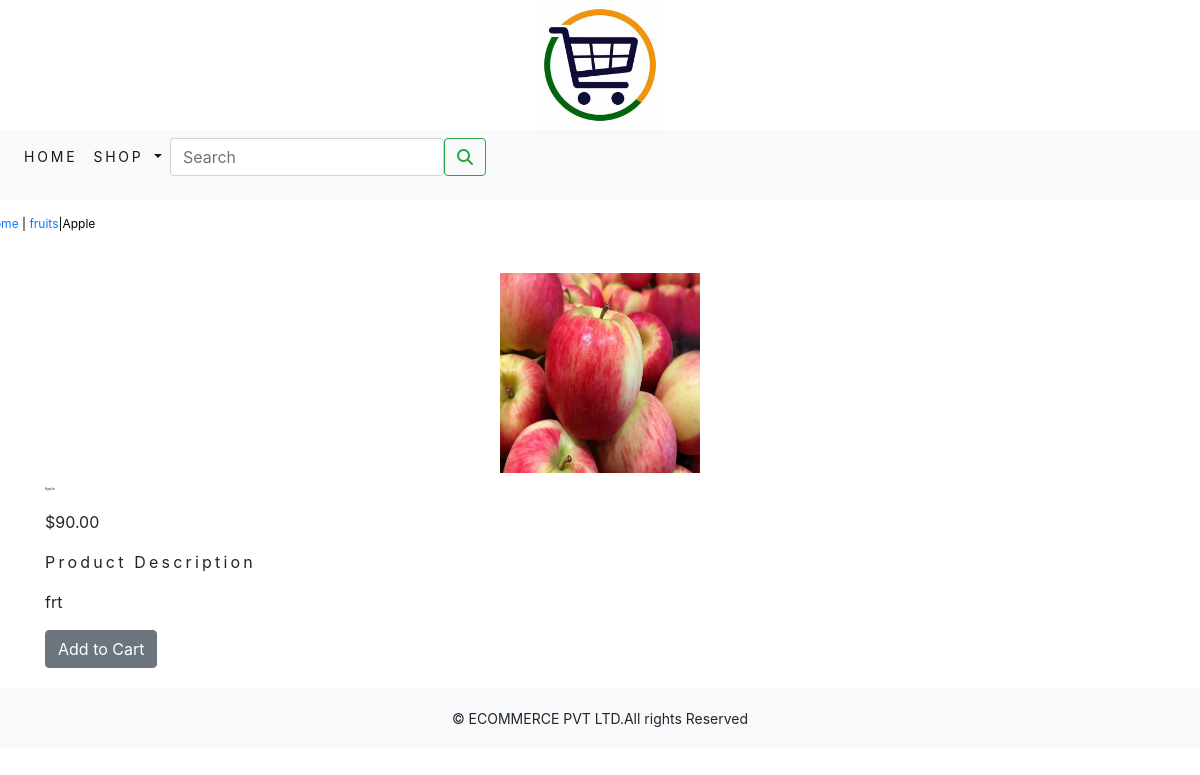
The page /shop/fruits/apple/ on the database its author committed.
### shop/models.py (models this page shows, shortened)
class Product(models.Model):
    name=models.CharField(max_length=300,unique=True)
    slug=models.SlugField(max_length=300,unique=True)
    description=models.TextField(blank=True)
    price=models.DecimalField(max_digits=10,decimal_places=2)
    category=models.ForeignKey(Category,on_delete=models.CASCADE)
    image=models.ImageField(upload_to='product',blank=True)
    stock=models.IntegerField()
    availble=models.BooleanField(default=True)
    created=models.DateTimeField(auto_now_add=True)
    updated=models.DateTimeField(auto_now=True)
    class Meta:
        ordering=('name',)
        verbose_name='product'
        verbose_name_plural='products'

class Category(models.Model):
    name=models.CharField(max_length=300,unique=True)
    slug=models.SlugField(max_length=300,unique=True)
    description=models.TextField(blank=True)
    image=models.ImageField(upload_to='category',blank=True)
    class Meta:
        ordering=('name',)
        verbose_name='category'
        verbose_name_plural='categories'
    def get_url(self):
        return reverse('shop:product_by_category',args=[self.slug])
    def __str__(self):
        return '{}'.format(self.name)

### shop/views.py (the view)
# urls.py: path('<slug:c_slug>/<slug:product_slug>/',views.proDetail,name='prodCatdetail'),
def proDetail(request,c_slug,product_slug):
    try:
        product=Product.objects.get(category__slug=c_slug,slug=product_slug)
    except Exception as e:
        raise
    return render(request,'product.html',{'product':product})

### cart/context_processors.py (called while the page is built)
def counter(request):
    item_count=0
    if 'admin' in request.path:
        return {}
    else:
        try:
            cart=Cart.objects.filter(cart_id=_cart_id(request))
            cart_items=CartItem.objects.all().filter(cart=cart[:1])
            for cart_item in cart_items:
                item_count += cart_item.quantity
        except Cart.DoesNotExist:
            item_count =0
    return dict(item_count=item_count)

### cart/views.py (called while the page is built)
def _cart_id(request):
    cart=request.session.session_key
    if not cart:
        cart=request.session.create()
    return cart

### shop/context_processors.py (called while the page is built)
def menu_links(request):
    links=Category.objects.all()
    return dict(links=links)

### templates/product.html (shortened to what this page needs)
{% extends 'base.html' %}
{% load static %}
{% block content %}
<div class="row my_prod_row_class">
    <div class="mx_auto">
        <p><a href="{% url 'shop:allProdCat' %}"> Home </a> | <a href ="{{product.catgory.get_url}}">{{product.category}}</a>|{{product.name}}</p>
    </div>
    <div class="container">
<br>
<div class="row">
    <div class="col-12 col-sm-12 col-md-4 col-lg-12 text-center">
        <div style="min-width:10rem">
            <img style="width:200;height:200;" src="{{product.image.url}}" alt="{{product.name}}">
        </div>
    </div>
        <div class="col-12 col-sm-12 col-md-1 col-lg-12">
            <div>
            <h1 class="my_prod_title">{{product.name}}</h1>
            <p>${{product.price}}</p>
            <p class="my_title">Product Description</p>
            <p class="text-justify my_prod_text">{{product.description}}</p>
            {% if product.stock <= 0 %}
            <p class="text-justify my_prod_text"><b>Out of STOCK</b></p>
            {% else %}
            <a class="btn btn-secondary" href="{% url 'cart:add_cart' product.id %}">Add to Cart</a>
            {% endif %}
        </div>
    </div>
</div>
</div>
</div>
{% endblock %}

### static/css/custom.css (style rules this page uses)
body { font-family: 'Roboto', sans-serif; }
.my_title { font-size:16px; text_transform:uppercase; letter-spacing: .2em; }
.my_prod_row_class { padding-top:15px; padding-bottom:20px; }
.my_prod_row_class .mx_auto { color:#000; font-size:12px; text-decoration:none; }
.my_prod_title { font-size:3px; text_transform:uppercase; letter-spacing:.1em; padding-top:15px; padding-bottom:10px; }
.my_prod_text { padding-right:20px; }

### rows shown on the page
Product: category "fruits", name "Apple", image (picture), price "90.00", description "frt"
